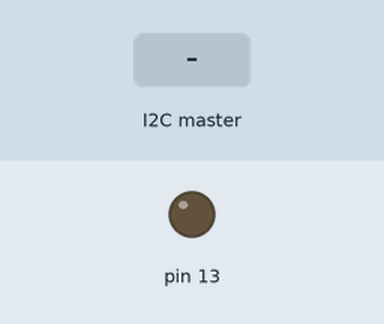
A sketch run on a simulated Arduino Uno, built with avr-gcc and run on an emulated ATmega328P. Shown: output pins drawn as LEDs (lit = HIGH). The test bench sets the inputs (shaded band).

Above: at 1.2 s.
1.3 s: the I2C master sends "H"
At 1.9 s:
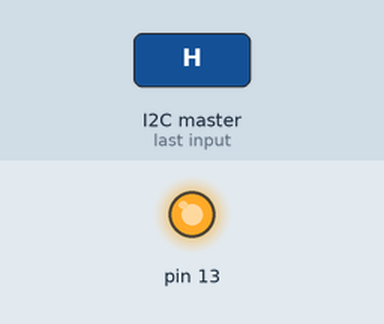
2.8 s: the I2C master sends "L"
At 4.2 s:
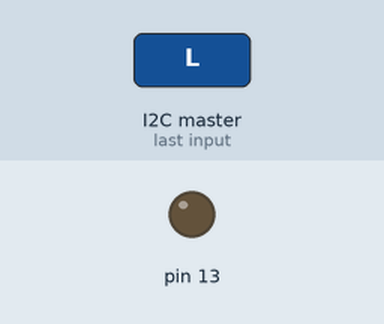
Timing chart, 0 to 5.8 s (numbered marks = the images above; inputs shaded):
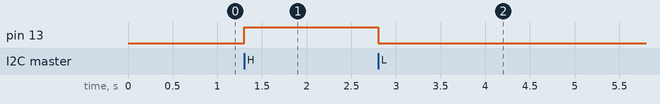

The sketch:

Slave.ino
```cpp
// Wire Slave Receiver

#include <Wire.h>
#include "HEADER.h"

char c;
boolean ledState = false;
int delayLed = 0;
char b[8];
int  i;

void setup()
{
  Wire.begin(7);
  Wire.onReceive(receiveEvent);

  pinMode(13, OUTPUT);
  digitalWrite(13, LOW);
}

void loop()
{
  if (c == 'H' )
    {
      ledState=true;
      if (delayLed == 0)
      {
        digitalWrite(13, HIGH);
      }
      else
      {
        digitalWrite(13, HIGH);
        delay (delayLed);
        digitalWrite(13, LOW);
        delay (delayLed);
      }
    }
    else if (c == 'L')
    {
      ledState=false;
      digitalWrite(13, LOW);
    }
    else if ((c=='D') && (ledState))
    {
      if (delayLed == 0)
      {
        digitalWrite(13, HIGH);
      }
      else
      {
        digitalWrite(13, HIGH);
        delay (delayLed);
        digitalWrite(13, LOW);
        delay (delayLed);
      }
    }
}

// function that executes whenever data is received from master
// this function is registered as an event, see setup()
void receiveEvent(int howMany)
{
  while(Wire.available())
  {
    c = Wire.read();
    if (c == 'H' )
    {
      ledState=true;
    }
    else if (c == 'L')
    {
      ledState=false;
    }
    else if (c=='D')
    {
      char a = Wire.read();
      while (a!='a'){
        i = 0;
        b[i]=a;
        i++;
        a = Wire.read();
      }
      //b[i]='\0';
      delayLed=atoi(b);
    }
  }
}
```

HEADER.h
```cpp
#include <string.h>

boolean isDelay(String input){
  if ((input[0]=='d')&&(input[1]=='e')&&(input[2]=='l')&&(input[3]=='a')&&(input[4]=='y')){
    return true;
  } else {
    return false;
  }
}

//mencari nilai delay dari string input delay XXX atau d XXX
int ParseDelay(String input){
  int i,j;
  char c[10];
  if (isDelay(input)){ //input = delay XXX
    i=6;
    j=0;
    while (i<input.length()){
      c[j]=input[i];
      j++;
      i++;
    }
    c[j]='\0';
  } else { //input = d XXX
    i=2;
    j=0;
    while (i<input.length()){
      c[j]=input[i];
      j++;
      i++;
    }
    c[j]='\0';
  }
  return atoi(c);
}
```

Measured:
- after the input at 1.3 s, pin 13: LOW → HIGH at once
- after the input at 2.8 s, pin 13: HIGH → LOW at once
